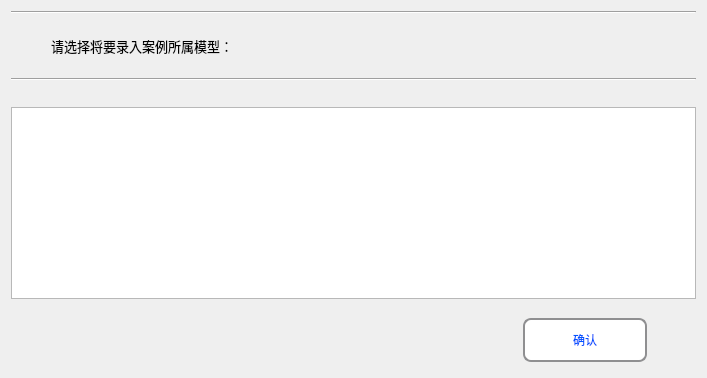
      <widget class="QWidget" name="page_case_entry_select_model">
       <property name="styleSheet">
        <string notr="true">QWidget#page_case_entry_select_model{
border-image: url(:/new/prefix1/Diagnosis_Image/BG_new.png);
}
</string>
       </property>
       <layout class="QVBoxLayout" name="verticalLayout_29">
        <item>
         <widget class="Line" name="line_select_known_test_5">
          <property name="orientation">
           <enum>Qt::Horizontal</enum>
          </property>
         </widget>
        </item>
        <item>
         <widget class="QWidget" name="widget_select_known_test_7" native="true">
          <property name="maximumSize">
           <size>
            <width>16777215</width>
            <height>60</height>
           </size>
          </property>
          <layout class="QHBoxLayout" name="horizontalLayout_68">
           <property name="leftMargin">
            <number>40</number>
           </property>
           <property name="topMargin">
            <number>6</number>
           </property>
           <property name="rightMargin">
            <number>11</number>
           </property>
           <property name="bottomMargin">
            <number>6</number>
           </property>
           <item>
            <widget class="QLabel" name="label_known_test_searching_5">
             <property name="minimumSize">
              <size>
               <width>260</width>
               <height>40</height>
              </size>
             </property>
             <property name="maximumSize">
              <size>
               <width>260</width>
               <height>40</height>
              </size>
             </property>
             <property name="font">
              <font>
               <family>微软雅黑</family>
               <pointsize>10</pointsize>
              </font>
             </property>
             <property name="text">
              <string>请选择将要录入案例所属模型：</string>
             </property>
            </widget>
           </item>
           <item>
            <spacer name="horizontalSpacer_tool_serch_9">
             <property name="orientation">
              <enum>Qt::Horizontal</enum>
             </property>
             <property name="sizeHint" stdset="0">
              <size>
               <width>374</width>
               <height>20</height>
              </size>
             </property>
            </spacer>
           </item>
          </layout>
         </widget>
        </item>
        <item>
         <widget class="Line" name="line_select_known_test_6">
          <property name="orientation">
           <enum>Qt::Horizontal</enum>
          </property>
         </widget>
        </item>
        <item>
         <spacer name="horizontalSpacer_109">
          <property name="orientation">
           <enum>Qt::Horizontal</enum>
          </property>
          <property name="sizeHint" stdset="0">
           <size>
            <width>40</width>
            <height>20</height>
           </size>
          </property>
         </spacer>
        </item>
        <item>
         <widget class="QTableView" name="tableView_case_entry_model_select">
          <property name="font">
           <font>
            <pointsize>9</pointsize>
           </font>
          </property>
          <property name="styleSheet">
           <string notr="true">QTableView{
    alternate-background-color: rgb(244, 248, 251);
    selection-background-color: rgb(241, 249, 226);
    selection-color: black;
}
QTableView::item:!alternate:!selected{
    background-color: rgb(255, 255, 255);
}

</string>
          </property>
          <property name="selectionBehavior">
           <enum>QAbstractItemView::SelectRows</enum>
          </property>
          <property name="gridStyle">
           <enum>Qt::SolidLine</enum>
          </property>
          <property name="wordWrap">
           <bool>true</bool>
          </property>
          <attribute name="verticalHeaderDefaultSectionSize">
           <number>31</number>
          </attribute>
         </widget>
        </item>
        <item>
         <widget class="QWidget" name="widget_model_select_3" native="true">
          <layout class="QHBoxLayout" name="horizontalLayout_66">
           <item>
            <spacer name="horizontalSpacer_94">
             <property name="orientation">
              <enum>Qt::Horizontal</enum>
             </property>
             <property name="sizeHint" stdset="0">
              <size>
               <width>28</width>
               <height>20</height>
              </size>
             </property>
            </spacer>
           </item>
           <item>
            <spacer name="horizontalSpacer_95">
             <property name="orientation">
              <enum>Qt::Horizontal</enum>
             </property>
             <property name="sizeHint" stdset="0">
              <size>
               <width>35</width>
               <height>20</height>
              </size>
             </property>
            </spacer>
           </item>
           <item>
            <spacer name="horizontalSpacer_96">
             <property name="orientation">
              <enum>Qt::Horizontal</enum>
             </property>
             <property name="sizeHint" stdset="0">
              <size>
               <width>17</width>
               <height>20</height>
              </size>
             </property>
            </spacer>
           </item>
           <item>
            <spacer name="horizontalSpacer_134">
             <property name="orientation">
              <enum>Qt::Horizontal</enum>
             </property>
             <property name="sizeHint" stdset="0">
              <size>
               <width>35</width>
               <height>20</height>
              </size>
             </property>
            </spacer>
           </item>
           <item>
            <spacer name="horizontalSpacer_171">
             <property name="orientation">
              <enum>Qt::Horizontal</enum>
             </property>
             <property name="sizeHint" stdset="0">
              <size>
               <width>34</width>
               <height>20</height>
              </size>
             </property>
            </spacer>
           </item>
           <item>
            <spacer name="horizontalSpacer_172">
             <property name="orientation">
              <enum>Qt::Horizontal</enum>
             </property>
             <property name="sizeHint" stdset="0">
              <size>
               <width>35</width>
               <height>20</height>
              </size>
             </property>
            </spacer>
           </item>
           <item>
            <spacer name="horizontalSpacer_173">
             <property name="orientation">
              <enum>Qt::Horizontal</enum>
             </property>
             <property name="sizeHint" stdset="0">
              <size>
               <width>54</width>
               <height>20</height>
              </size>
             </property>
            </spacer>
           </item>
           <item>
            <spacer name="horizontalSpacer_174">
             <property name="orientation">
              <enum>Qt::Horizontal</enum>
             </property>
             <property name="sizeHint" stdset="0">
              <size>
               <width>53</width>
               <height>20</height>
              </size>
             </property>
            </spacer>
           </item>
           <item>
            <spacer name="horizontalSpacer_175">
             <property name="orientation">
              <enum>Qt::Horizontal</enum>
             </property>
             <property name="sizeHint" stdset="0">
              <size>
               <width>44</width>
               <height>20</height>
              </size>
             </property>
            </spacer>
           </item>
           <item>
            <spacer name="horizontalSpacer_176">
             <property name="orientation">
              <enum>Qt::Horizontal</enum>
             </property>
             <property name="sizeHint" stdset="0">
              <size>
               <width>39</width>
               <height>20</height>
              </size>
             </property>
            </spacer>
           </item>
           <item>
            <spacer name="horizontalSpacer_177">
             <property name="orientation">
              <enum>Qt::Horizontal</enum>
             </property>
             <property name="sizeHint" stdset="0">
              <size>
               <width>17</width>
               <height>20</height>
              </size>
             </property>
            </spacer>
           </item>
           <item>
            <spacer name="horizontalSpacer_178">
             <property name="orientation">
              <enum>Qt::Horizontal</enum>
             </property>
             <property name="sizeHint" stdset="0">
              <size>
               <width>34</width>
               <height>20</height>
              </size>
             </property>
            </spacer>
           </item>
           <item>
            <widget class="QToolButton" name="toolButton_case_entry_model_selected_OK">
             <property name="minimumSize">
              <size>
               <width>124</width>
               <height>44</height>
              </size>
             </property>
             <property name="maximumSize">
              <size>
               <width>100</width>
               <height>35</height>
              </size>
             </property>
             <property name="styleSheet">
              <string notr="true">QToolButton { 
    border: 2px solid #8f8f91;
    border-radius: 8px; 
    min-width: 120px;
    min-height: 40px;
	background-color: rgb(255, 255, 255);
	color: rgb(0, 85, 255);
	font: 75 12pt &quot;微软雅黑&quot;;
 }
QToolButton:pressed {
    border: 2px solid #8f8f91;
    border-radius: 6px; 
    background-color: rgb(255, 255, 255);
    min-width: 120px;
    min-height: 40px;
	color: rgb(0, 85, 255);
	font: 75 10pt &quot;微软雅黑&quot;;
}</string>
             </property>
             <property name="text">
              <string>确认</string>
             </property>
            </widget>
           </item>
           <item>
            <spacer name="horizontalSpacer_179">
             <property name="orientation">
              <enum>Qt::Horizontal</enum>
             </property>
             <property name="sizeHint" stdset="0">
              <size>
               <width>40</width>
               <height>20</height>
              </size>
             </property>
            </spacer>
           </item>
          </layout>
         </widget>
        </item>
       </layout>
      </widget>
